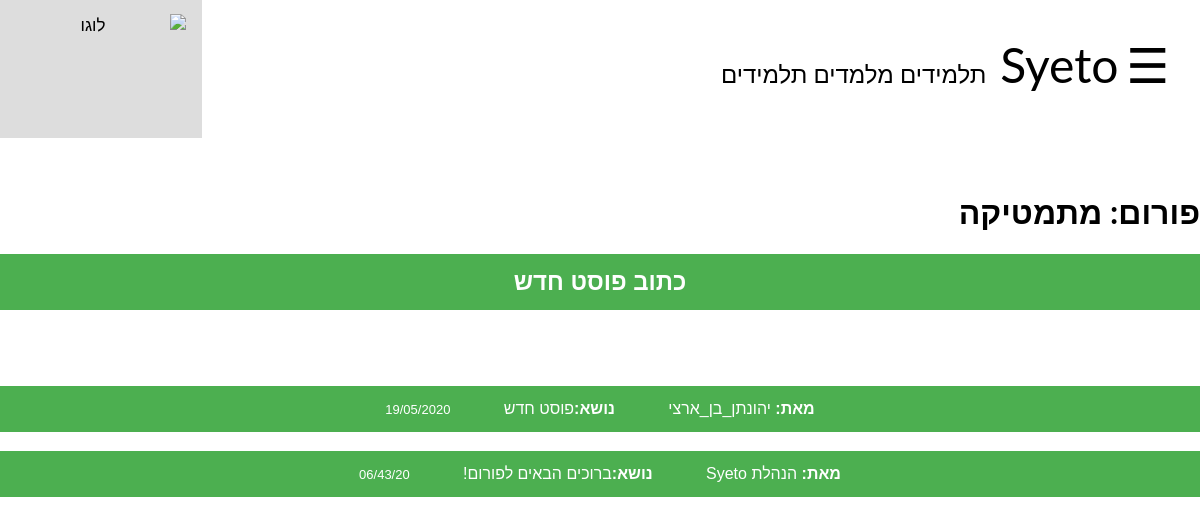
/forum/מתמטיקה (signed in), run on the app's committed database.
### tables this page shows
CREATE TABLE "forums" (
	"forum_name"	TEXT,
	"posts_IDs"	TEXT
);

CREATE TABLE "forum_posts" (
	"post_ID"	TEXT,
	"narrator"	TEXT,
	"topic"	TEXT,
	"content"	TEXT,
	"date"	TEXT,
	"comments_IDs"	TEXT
);

### Application.py (the view)
@app.route('/forum/<forum_name>')
def specific_forum(forum_name):
    if not DataBaseFunctions.forum_exists(forum_name):
        return redirect('/forum_homepage')
    return render_template('specific_forum.html', forum_name=forum_name, posts=DataBaseFunctions.get_forum_posts(forum_name))

### Application.py (called while the page is built)
@app.before_request
def update_lessons_offers():
    if 'user' in session:
        DataBaseFunctions.update_lessons_offers_that_have_passed(session['user'])
        DataBaseFunctions.update_lessons_offers_that_are_no_longer_relevant(session['user'])

@app.before_request
def update_last_login():
    if 'user' in session:
        DataBaseFunctions.update_last_login(session['user'])

@app.before_request
def update_lessons_requests_quantity():
    if 'user' in session:
        session['new_lessons_offers'] = DataBaseFunctions.number_of_lessons_requests(session['user'])
        session['new_messages'] = DataBaseFunctions.number_of_new_messages(session['user'])
        session['new_friend_requests'] = DataBaseFunctions.number_of_friend_requests(session['user'])
        session['lessons'] = DataBaseFunctions.number_of_lessons(session['user'])

### DataBaseFunctions.py (called while the page is built)
    @staticmethod # מחזיר מחרוזת המכילה את התאריך הנוכחי
    def get_date():
        import datetime
        date = str(datetime.datetime.now()).split(' ')[0]
        date = date.split('-')
        date.reverse()
        date = '/'.join(date)
        return date

    @staticmethod # מחזירה מחרוזת המכילה את השעה הנוכחית
    def get_time():
        import datetime
        date = str(datetime.datetime.now()).split(' ')[1]
        date=date.split(':')
        return (date[0]+':'+date[1])

    @staticmethod # #returns a Post object
    def get_post_object(post_id):
        from Post import Post
        conn = sqlite3.connect('database.db', timeout=2)
        post = conn.execute("select * from forum_posts where post_ID = ? ", (post_id,))
        for row in post:
            post = row
        if len(post[5]) == 0:
            comments=[]
        else:
            comments = DataBaseFunctions.get_all_comments_list(post[5].split(','))
        return Post(post_ID = post[0],
                    narrator = post[1],
                    topic = post[2],
                    content = post[3],
                    date = post[4],
                    comments = comments)

    @staticmethod # #returns a list of Post objects by a list of posts IDs
    def get_all_posts_list(posts_IDs):
        posts = []
        for id in posts_IDs:
            posts.append(DataBaseFunctions.get_post_object(id))
        posts.reverse()
        return posts

    @staticmethod # מחזירה האם הפורום ששמו התקבל כפרמטר קיים
    def forum_exists(forum_name):
        return forum_name in DataBaseFunctions.get_forum_names()

### templates/specific_forum.html (shortened to what this page needs)
{% extends "registeredLayout.html" %}
{% block body %}
<h1>פורום: {{forum_name}}</h1>
<button class="block" onclick="location.href='/forum/{{forum_name}}/create_post'"><font size="5"><b>כתוב פוסט חדש</b></font></button><br>
<br><br><br>
{% for post in posts %}
    <button class="block" onclick="location.href='/post/{{post.post_ID}}'">
        <b>מאת:</b> {{post.narrator}}
        <b>נושא:</b>{{post.topic}}
        <font size="2">{{post.date}}</font>
    </button>
<br>
{% endfor %}
{% endblock %}

### templates/specific_forum.html (style rules this page uses)
.block { display: block; width: 100%; border: none; background-color: #4CAF50; color: white; padding: 14px 28px; font-size: 16px; cursor: pointer; text-align: center; }

### templates/generalLayout.html (style rules this page uses)
body { margin: 0; font-family: Arial, Helvetica, sans-serif; }
body { font-family: "Lato", sans-serif; }
body { padding: 0px; }

### data on the page
forums: forum_name "מתמטיקה"
forum_posts: narrator "יהונתן_בן_ארצי", topic "פוסט חדש", date "19/05/2020"
forum_posts: topic "ברוכים הבאים לפורום!", date "06/43/20"
